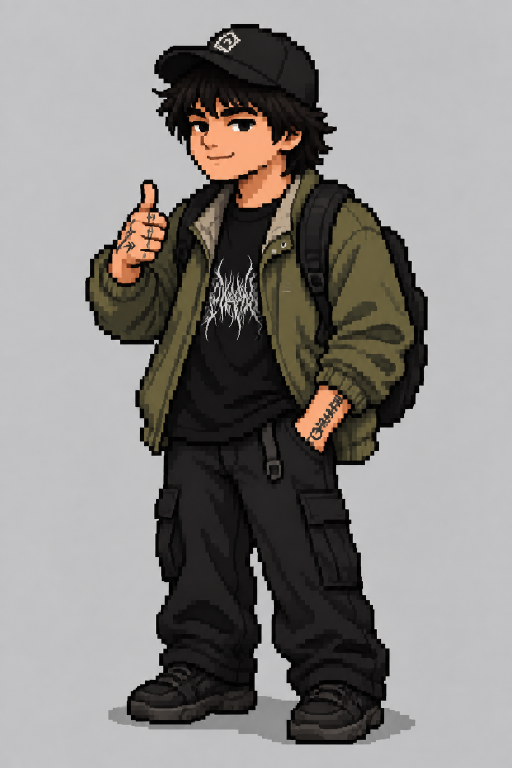
#> input picture personajes/alex/alex_rnormal.png, 1024 x 1536 px (shown at 1/2 size)
$ python -i normalize_8x12_local.py   (imports and definitions only)
#> lines starting #> are read from the running program, lines starting #| are printed output that depends on the picture
from pathlib import Path
import argparse

import cv2
import numpy as np
from PIL import Image, ImageDraw


CANVAS_W = 1024
CANVAS_H = 1536
COLS = 8
ROWS = 12
CELL = 128


def mask_from_rgba(img: Image.Image) -> np.ndarray:
    arr = np.array(img.convert("RGBA"))
    alpha = arr[:, :, 3]
    if float((alpha < 250).mean()) > 0.02:
        return (alpha > 10).astype(np.uint8)

    rgb = arr[:, :, :3].astype(np.float32)
    h, w = alpha.shape
    sample = max(4, min(h, w) // 40)
    corners = np.concatenate(
        [
            rgb[:sample, :sample].reshape(-1, 3),
            rgb[:sample, w - sample :].reshape(-1, 3),
            rgb[h - sample :, :sample].reshape(-1, 3),
            rgb[h - sample :, w - sample :].reshape(-1, 3),
        ],
        axis=0,
    )
    bg = np.median(corners, axis=0)
    diff = np.sqrt(np.sum((rgb - bg) ** 2, axis=-1))
    return (diff > 30).astype(np.uint8)


def fit_to_cell(sprite: Image.Image, top_margin: int = 4, bottom_margin: int = 5, side_margin: int = 4) -> Image.Image:
    sprite = sprite.convert("RGBA")
    arr = np.array(sprite)
    ys, xs = np.where(arr[:, :, 3] > 10)
    if len(xs) == 0:
        return Image.new("RGBA", (CELL, CELL), (0, 0, 0, 0))

    crop = sprite.crop((int(xs.min()), int(ys.min()), int(xs.max()) + 1, int(ys.max()) + 1))
    sw, sh = crop.size
    max_w = CELL - side_margin * 2
    max_h = CELL - top_margin - bottom_margin
    scale = min(max_w / max(1, sw), max_h / max(1, sh), 1.0)
    if scale < 0.999:
        crop = crop.resize((max(1, round(sw * scale)), max(1, round(sh * scale))), Image.Resampling.LANCZOS)
        sw, sh = crop.size

    out = Image.new("RGBA", (CELL, CELL), (0, 0, 0, 0))
    x = (CELL - sw) // 2
    y = max(top_margin, CELL - sh - bottom_margin)
    out.paste(crop, (x, y), crop)
    return out


def select_sprite_for_cell(sheet: Image.Image, row: int, col: int) -> Image.Image:
    x0 = col * CELL
    y0 = row * CELL

    # Generous area: enough to recover hats/feet crossing a guide line, but not
    # the whole column. This is the key difference from the failed global pass.
    pad_x = 24
    pad_top = 92
    pad_bottom = 92
    rx0 = max(0, x0 - pad_x)
    ry0 = max(0, y0 - pad_top)
    rx1 = min(CANVAS_W, x0 + CELL + pad_x)
    ry1 = min(CANVAS_H, y0 + CELL + pad_bottom)

    region = sheet.crop((rx0, ry0, rx1, ry1)).convert("RGBA")
    mask = mask_from_rgba(region)

    # Clean isolated specks but keep pixel-art edges.
    kernel = np.ones((2, 2), np.uint8)
    clean = cv2.morphologyEx(mask, cv2.MORPH_OPEN, kernel)
    if int(clean.sum()) > 50:
        mask = clean

    num, labels, stats, _ = cv2.connectedComponentsWithStats(mask, connectivity=8)
    if num <= 1:
        return Image.new("RGBA", (CELL, CELL), (0, 0, 0, 0))

    # Target cell rectangle in region coordinates.
    tx0 = x0 - rx0
    ty0 = y0 - ry0
    tx1 = tx0 + CELL
    ty1 = ty0 + CELL
    target_cx = tx0 + CELL / 2
    target_foot_y = ty0 + CELL * 0.86

    best_label = None
    best_score = -1e18
    for label in range(1, num):
        lx, ly, lw, lh, area = [int(v) for v in stats[label]]
        if area < 28:
            continue
        ix0 = max(lx, tx0)
        iy0 = max(ly, ty0)
        ix1 = min(lx + lw, tx1)
        iy1 = min(ly + lh, ty1)
        overlap = 0 if ix1 <= ix0 or iy1 <= iy0 else int(((labels[iy0:iy1, ix0:ix1] == label).sum()))
        if overlap < 15:
            continue

        cx = lx + lw / 2
        foot_y = ly + lh
        distance_penalty = abs(cx - target_cx) * 3.0 + abs(foot_y - target_foot_y) * 1.3
        # Favor components that have real presence inside this cell, not just a
        # neighboring hat/foot fragment crossing the boundary.
        score = overlap * 5 + area * 0.25 - distance_penalty
        if score > best_score:
            best_score = score
            best_label = label

    if best_label is None:
        return Image.new("RGBA", (CELL, CELL), (0, 0, 0, 0))

    chosen = labels == best_label
    bx, by, bw, bh, _ = [int(v) for v in stats[best_label]]

    # Add tiny nearby companion pieces only if they are very close to the chosen
    # sprite (for example a detached shadow), not random bits from another frame.
    expanded = (max(0, bx - 8), max(0, by - 8), min(labels.shape[1], bx + bw + 8), min(labels.shape[0], by + bh + 8))
    for label in range(1, num):
        if label == best_label:
            continue
        lx, ly, lw, lh, area = [int(v) for v in stats[label]]
        if area > 350:
            continue
        if lx + lw < expanded[0] or lx > expanded[2] or ly + lh < expanded[1] or ly > expanded[3]:
            continue
        chosen |= labels == label

    arr = np.array(region)
    arr[:, :, 3] = np.minimum(arr[:, :, 3], (chosen * 255).astype(np.uint8))
    isolated = Image.fromarray(arr, mode="RGBA")
    return fit_to_cell(isolated)


def normalize_sheet(src: Path, dst: Path, preview: Path | None = None):
#> called with src = '../personajes/alex/alex_rnormal.png', dst = 'out.png'
    original = Image.open(src).convert("RGBA")
    sheet = original.resize((CANVAS_W, CANVAS_H), Image.Resampling.LANCZOS)
    out = Image.new("RGBA", (CANVAS_W, CANVAS_H), (0, 0, 0, 0))
#> out: PIL image 1024x1536 RGBA; every value is 0

    for row in range(ROWS):
        for col in range(COLS):
            fixed = select_sprite_for_cell(sheet, row, col)
            out.paste(fixed, (col * CELL, row * CELL), fixed)
#> this loop made 12 passes
#> pass 1, in mask_from_rgba, `diff = np.sqrt(np.sum((rgb - bg) ** 2, axis=-1))`:
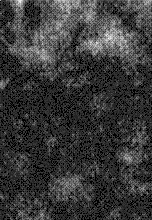
#> diff: shape (220, 152) float32; min 0, max 6.93, mean 1.56; drawn with min black and max white
#> after the loop: fixed: PIL image 128x128 RGBA; every value is 0
#> after the loop:
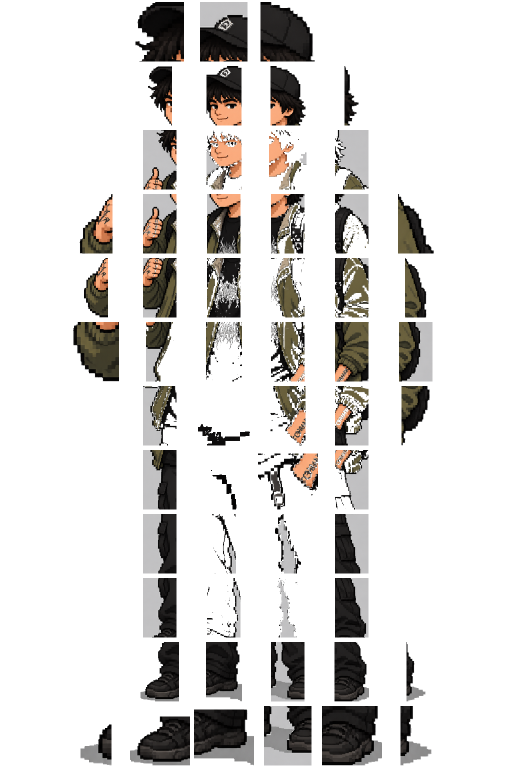
#> out: PIL image 1024x1536 RGBA (shown at 1/2 size); mean R, G, B, A 18.6, 16.8, 15.1, 54.8; transparent parts drawn white

#> (the run stopped early here; a loop or call above may not have finished)
